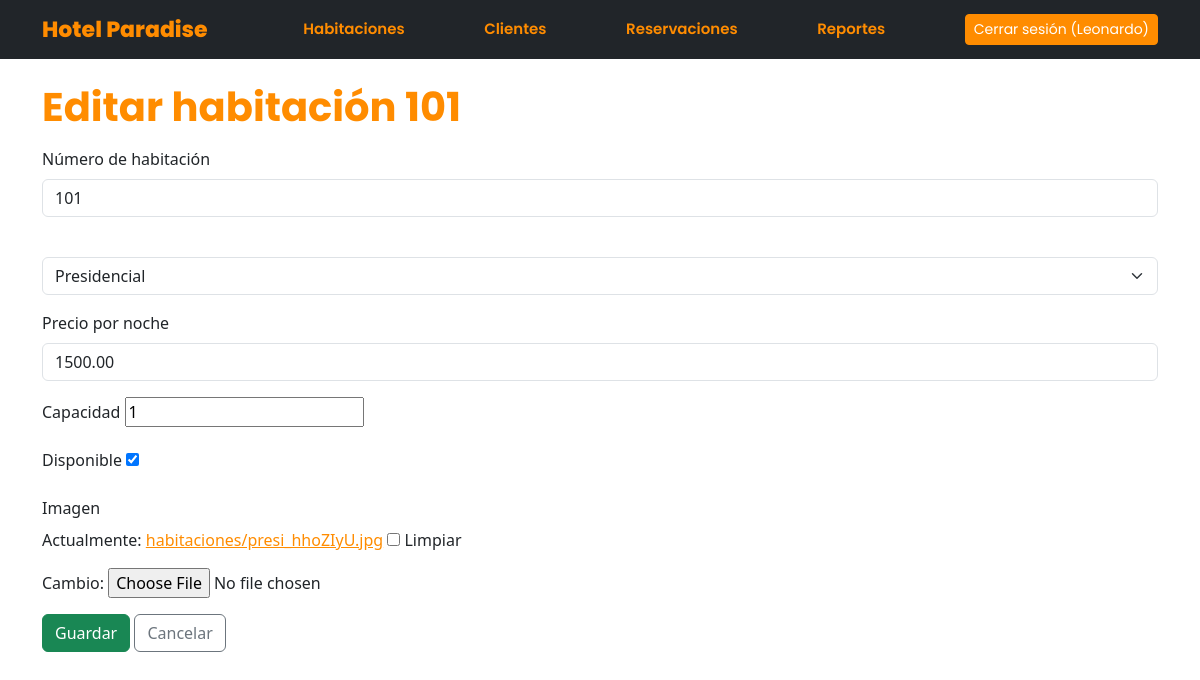
Page /habitaciones/1/editar/ (signed in) on the committed database.
### habitaciones/models.py (models this page shows, shortened)
class Habitacion(models.Model):
    TIPOS = [
        ('individual', 'Individual'),
        ('doble', 'Doble'),
        ('suite', 'Suite'),
        ('presidencial', 'Presidencial'),
    ]
    numero = models.IntegerField(unique=True)
    tipo =  models.CharField((""), max_length=20, choices=TIPOS)
    precioxnoche = models.DecimalField(max_digits=  15, decimal_places=2)
    capacidad = models.IntegerField()
    disponible = models.BooleanField(default= True)
    imagen = models.ImageField(upload_to='habitaciones/', blank=True, null=True)

### habitaciones/views.py (the view)
# urls.py: path('<int:pk>/editar/', views.editar_habitacion, name='editar'),
@login_required
def editar_habitacion(request, pk):
    habitacion = get_object_or_404(Habitacion, pk=pk)
    if request.method == 'POST':
        form = HabitacionForm(request.POST, request.FILES, instance=habitacion)
        if form.is_valid():
            form.save()
            messages.success(request, 'Habitación actualizada correctamente.')
            return redirect('habitaciones:lista')
    else:
        form = HabitacionForm(instance=habitacion)
    return render(request, 'habitaciones/form.html',
                  {'form': form, 'titulo': f'Editar habitación {habitacion.numero}'})

### habitaciones/forms.py (shortened to what this page needs)
class HabitacionForm(forms.ModelForm):
    class Meta:
        model = Habitacion
        fields = ['numero', 'tipo', 'precioxnoche', 'capacidad', 'disponible', 'imagen']
        labels = {
            'numero': 'Número de habitación',
            'precioxnoche': 'Precio por noche',
        }
        widgets = {
            'numero': forms.NumberInput(attrs={'class': 'form-control'}),
            'tipo': forms.Select(attrs={'class': 'form-select'}),
            'precioxnoche': forms.NumberInput(attrs={'class': 'form-control', 'step': '0.01'}),
            'imagen': ImagenWidget(),
        }

### habitaciones/templates/habitaciones/form.html (shortened to what this page needs)
{% extends 'base.html' %}
{% block content %}
<h1 class="titulo-formulario">{{ titulo }}</h1>
<form method="post" enctype="multipart/form-data" class="mt-3">
    {% for campo in form %}
        <div class="mb-3">
            <label for="{{ campo.id_for_label }}" class="form-label">{{ campo.label }}</label>
            {{ campo }}
        </div>
    {% endfor %}
    <button type="submit" class="btn btn-success">Guardar</button>
    <a href="{% url 'habitaciones:lista' %}" class="btn btn-outline-secondary">Cancelar</a>
</form>
{% endblock %}

### templates/base.html (shortened to what this page needs)
<!DOCTYPE html>
<html lang="es">
<head>
    <link href="https://cdn.jsdelivr.net/npm/bootstrap@5.3.3/dist/css/bootstrap.min.css" rel="stylesheet">
</head>
<body>
    <nav class="navbar navbar-dark bg-dark mb-4">
        <div class="container">
            <a class="navbar-brand" href="{% url 'dashboard' %}">Hotel Paradise</a>
            {% if user.is_authenticated %}
                <a class="nav-link text-white" href="{% url 'habitaciones:lista' %}">
                    Habitaciones
                </a>
                <a class="nav-link text-white" href="{% url 'clientes:lista' %}">
                    Clientes
                </a>
                <a class="nav-link text-white" href="{% url 'reservaciones:lista' %}">
                    Reservaciones
                </a>
                <a class="nav-link text-white" href="{% url 'reportes' %}">
                    Reportes
                </a>
                <form method="post" action="{% url 'logout' %}" class="m-0">
                    <button type="submit" class="btn btn-sm btn-primary">
                        Cerrar sesión ({{ user.username }})
                    </button>
                </form>
            {% endif %}
        </div>
    </nav>
    <div class="container">
        {% block content %}{% endblock %}
    </div>
</body>
</html>

### habitaciones/templates/habitaciones/widgets/imagen_widget.html
{% if widget.is_initial %}
  <div class="mb-3">
    {{ widget.initial_text }}:
    <a href="{{ widget.value.url }}">{{ widget.value }}</a>
    {% if not widget.required %}
      <input type="checkbox" name="{{ widget.checkbox_name }}" id="{{ widget.checkbox_id }}">
      <label for="{{ widget.checkbox_id }}">{{ widget.clear_checkbox_label }}</label>
    {% endif %}
  </div>
  {{ widget.input_text }}:
{% endif %}
<input type="{{ widget.type }}" name="{{ widget.name }}"{% include "django/forms/widgets/attrs.html" %}>

### templates/base.html (style rules this page uses)
:root { --naranja: #FF8C00; --naranja-hover: #E67E00; --crema: #FFF4E6; --oscuro: #212529; }
body { background-color: #FFFFFF; }
.navbar { background-color: var(--oscuro) !important; }
.navbar-brand, .navbar .nav-link { color: var(--naranja) !important; font-weight: 600; }
h1, h2, h3, h4 { color: var(--naranja); }
.titulo-formulario { font-family: 'Poppins', sans-serif !important; font-weight: 700; }
a { color: var(--naranja); }
.btn-primary { background-color: var(--naranja); border-color: var(--naranja); }
.btn-primary { background-color: #FF8C00; border-color: #FF8C00; color: white; }
.navbar .nav-link { transition: color 0.2s ease; }
input[type="text"], input[type="search"], select { border-radius: 8px; }
.navbar, .navbar-brand, .navbar .nav-link { font-family: 'Poppins', sans-serif !important; }
.navbar-brand { font-size: 22px; font-weight: 800 !important; }
.navbar .nav-link { font-size: 15px; font-weight: 600 !important; }

### rows in the picture
Habitacion: form "101" "Presidencial" "1500.00" "1" "☑", value "habitaciones/presi_hhoZIyU.jpg"

### other values in the picture
{{ user.username }} "Leonardo"
{{ titulo }} "Editar habitación 101"
{{ campo.label }} "Número de habitación" "Precio por noche" "Capacidad" "Disponible" "Imagen"
{{ widget.initial_text }} "Actualmente"
{{ widget.clear_checkbox_label }} "Limpiar"
{{ widget.input_text }} "Cambio"
